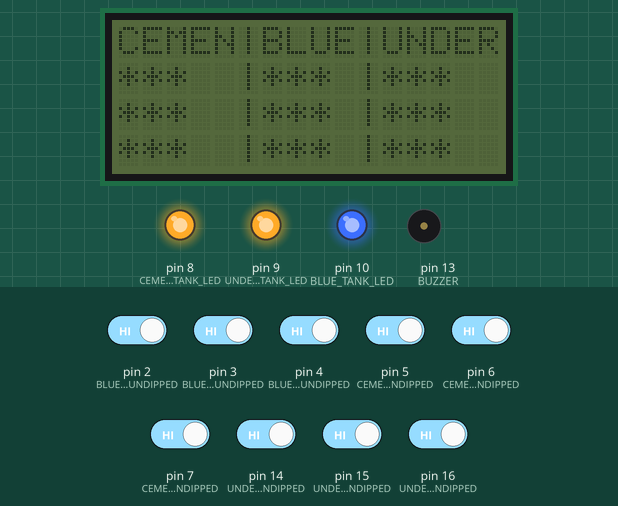
This sketch was run on a simulated Arduino Uno, built with avr-gcc and run on an emulated ATmega328P. Parts: 16×4 character LCD, output pins drawn as LEDs (lit = HIGH), buzzer (waves = sounding, pin HIGH). The inputs (shaded band) are chosen by the test bench; at power-on: pin 2 (BLUE_TANK_LOW_UNDIPPED), pin 3 (BLUE_TANK_FULL_UNDIPPED), pin 4 (BLUE_TANK_MAX_UNDIPPED), pin 5 (CEMENT_TANK_LOW_UNDIPPED), pin 6 (CEMENT_TANK_FULL_UNDIPPED), pin 7 (CEMENT_TANK_MAX_UNDIPPED), pin 14 (UNDERGROUND_TANK_LOW_UNDIPPED), pin 15 (UNDERGROUND_TANK_FULL_UNDIPPED), pin 16 (UNDERGROUND_TANK_MAX_UNDIPPED) HIGH. What the sketch prints to the serial monitor is not drawn.

Above: at 2.4 s.
2.5 s: pin 2 (BLUE_TANK_LOW_UNDIPPED) driven LOW
At 4.7 s:
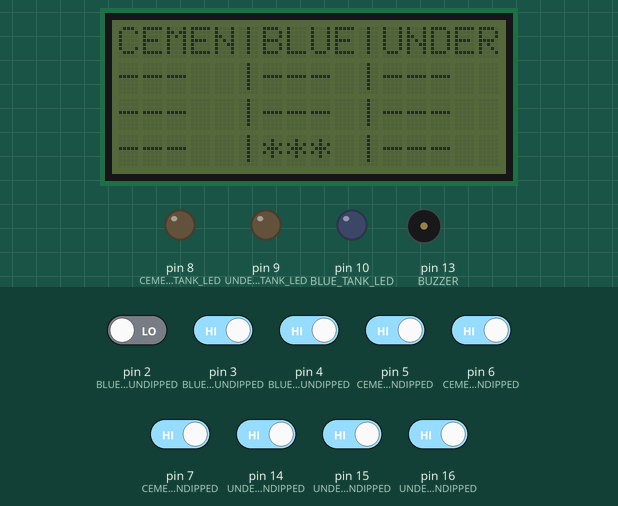
5.0 s: pin 3 (BLUE_TANK_FULL_UNDIPPED) driven LOW
At 7.8 s:
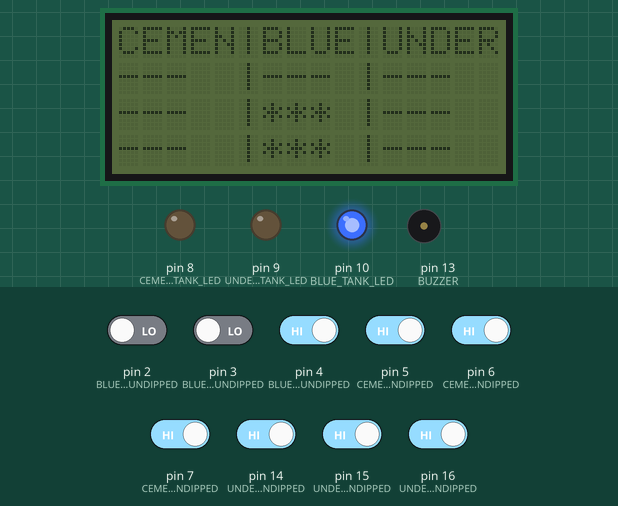
8.0 s: pin 4 (BLUE_TANK_MAX_UNDIPPED) driven LOW
At 10.8 s:
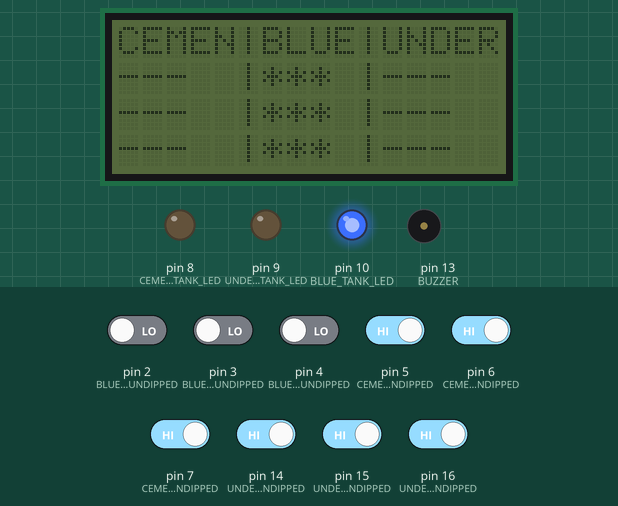
11.0 s: pin 5 (CEMENT_TANK_LOW_UNDIPPED) driven LOW
At 13.8 s:
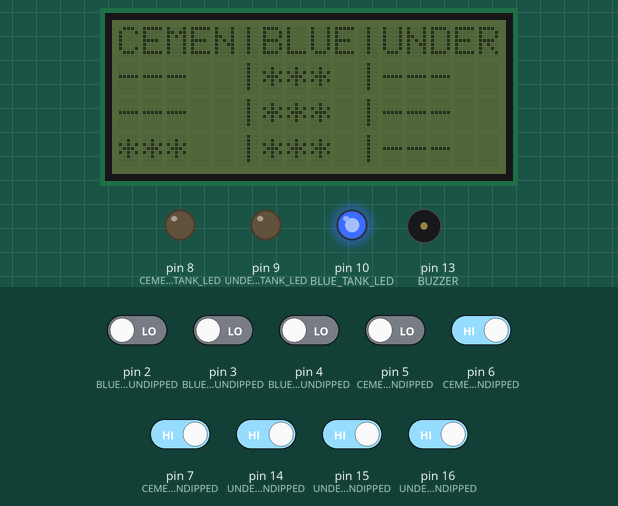
14.0 s: pin 6 (CEMENT_TANK_FULL_UNDIPPED) driven LOW
At 16.8 s:
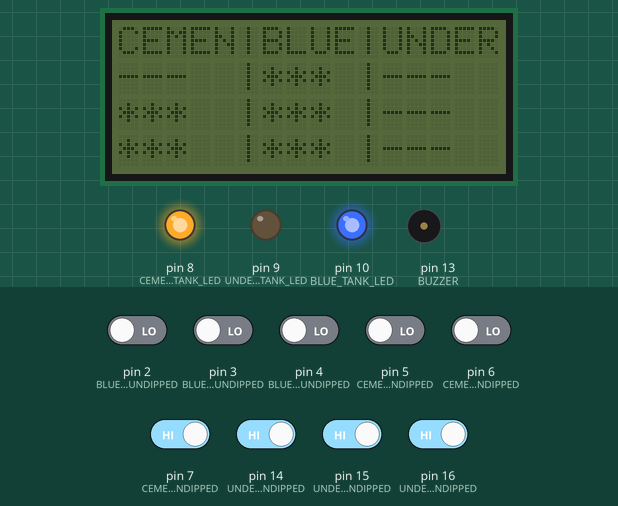
17.0 s: pin 7 (CEMENT_TANK_MAX_UNDIPPED) driven LOW
At 19.7 s:
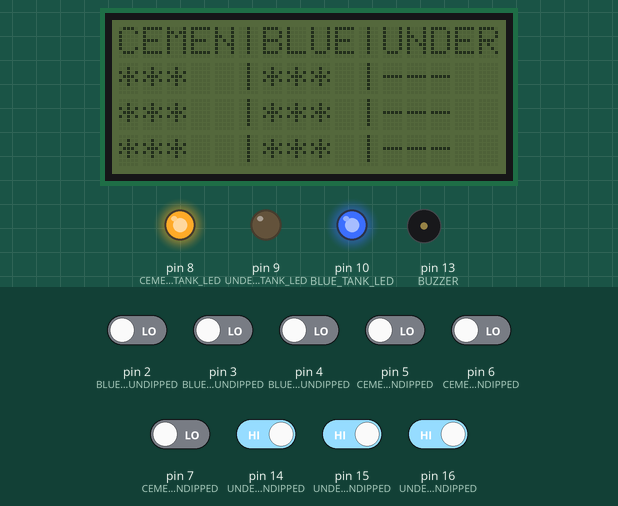
Timing chart, 0 to 21.0 s (numbered marks = the images above; inputs shaded):
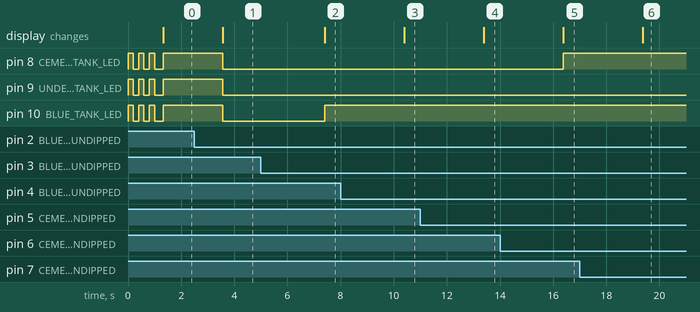

The sketch:

water_motor_low_water_v03.ino
```cpp
#include <EEPROM.h>
#include <CRC8.h>
#include <Wire.h>
#include <LiquidCrystal_I2C.h>

LiquidCrystal_I2C lcd(0x27, 16, 4);  // set the LCD address to 0x27 for a 16 chars and 2 line display

#define BLUE_TANK_LOW_UNDIPPED 2
#define BLUE_TANK_FULL_UNDIPPED 3
#define BLUE_TANK_MAX_UNDIPPED 4
#define CEMENT_TANK_LOW_UNDIPPED 5
#define CEMENT_TANK_FULL_UNDIPPED 6
#define CEMENT_TANK_MAX_UNDIPPED 7
#define UNDERGROUND_TANK_LOW_UNDIPPED 14
#define UNDERGROUND_TANK_FULL_UNDIPPED 15
#define UNDERGROUND_TANK_MAX_UNDIPPED 16
#define BUZZER 13
#define BLUE_TANK_LED 10
#define CEMENT_TANK_LED 8
#define UNDERGROUND_TANK_LED 9
#define BLUE_SSR 12
#define CEMENT_SSR 11

byte tank_sensor_error = 0;

enum TankStates {
  START,
  BOUNCE_BEFORE_FILLING,
  FILLING,
  BOUNCE_BEFORE_OFF,
  DO_NOTHING
};
enum BuzzerStates {
  STATE_0,
  STATE_1,
  STATE_2,
  STATE_3,
  STATE_4
};
enum SensorStates {
  DIPPED,
  BOUNCE_BEFORE_NOT_DIPPED,
  NOT_DIPPED,
  BOUNCE_BEFORE_DIPPED,
};
enum TankFaultStates {
  TANK_NO_FAULT,
  TANK_BOUNCE_BEFORE_FAULT,
  TANK_FAULT
};
void setup() {
  pinMode(BLUE_TANK_LOW_UNDIPPED, INPUT_PULLUP);
  pinMode(BLUE_TANK_FULL_UNDIPPED, INPUT_PULLUP);
  pinMode(BLUE_TANK_MAX_UNDIPPED, INPUT_PULLUP);
  pinMode(CEMENT_TANK_LOW_UNDIPPED, INPUT_PULLUP);
  pinMode(CEMENT_TANK_FULL_UNDIPPED, INPUT_PULLUP);
  pinMode(CEMENT_TANK_MAX_UNDIPPED, INPUT_PULLUP);
  pinMode(UNDERGROUND_TANK_LOW_UNDIPPED, INPUT_PULLUP);
  pinMode(UNDERGROUND_TANK_FULL_UNDIPPED, INPUT_PULLUP);
  pinMode(UNDERGROUND_TANK_MAX_UNDIPPED, INPUT_PULLUP);
  pinMode(BUZZER, OUTPUT);
  pinMode(BLUE_TANK_LED, OUTPUT);
  pinMode(CEMENT_TANK_LED, OUTPUT);
  pinMode(UNDERGROUND_TANK_LED, OUTPUT);
  pinMode(BLUE_SSR, OUTPUT);
  pinMode(CEMENT_SSR, OUTPUT);
  Serial.begin(115200);
  for (int i = 0; i < 3; i++) {
    digitalWrite(BLUE_TANK_LED, HIGH);
    digitalWrite(CEMENT_TANK_LED, HIGH);
    digitalWrite(UNDERGROUND_TANK_LED, HIGH);
    delay(200);
    digitalWrite(BLUE_TANK_LED, LOW);
    digitalWrite(CEMENT_TANK_LED, LOW);
    digitalWrite(UNDERGROUND_TANK_LED, LOW);
    delay(200);
  }
  // check error condition for beeping.
  if (check_sensors_error_condition()) {
    Serial.println("CRC is valid. Data is intact.");
    if (tank_sensor_error) {
      if (check_all_sensors_disconnected()) {
        Serial.print("CRC tank_sensor_error =");
        Serial.println(tank_sensor_error);
        tank_sensor_error = 0;
        EEPROM.put(0, tank_sensor_error);
        EEPROM.put(1, calculateCRC(tank_sensor_error));
      }
    }
  } else {
    Serial.println("CRC is not valid");
  }

  lcd.init();
}

bool check_all_sensors_disconnected() {
  // Loop through all sensor pins
  int sensorPins[] = {
    BLUE_TANK_LOW_UNDIPPED,
    BLUE_TANK_FULL_UNDIPPED,
    BLUE_TANK_MAX_UNDIPPED,
    CEMENT_TANK_LOW_UNDIPPED,
    CEMENT_TANK_FULL_UNDIPPED,
    CEMENT_TANK_MAX_UNDIPPED,
    UNDERGROUND_TANK_LOW_UNDIPPED,
    UNDERGROUND_TANK_FULL_UNDIPPED,
    UNDERGROUND_TANK_MAX_UNDIPPED
  };
  for (int i = 0; i < sizeof(sensorPins) / sizeof(sensorPins[0]); i++) {
    if (digitalRead(sensorPins[i]) == LOW) {
      return false;  // If any sensor pin is LOW, return false
    }
  }
  Serial.println("end");
  return true;  // If all pins are HIGH, return true
}

void print_level(unsigned char sensor_state) {
  bool is_dipped;
  if (sensor_state == DIPPED || sensor_state == BOUNCE_BEFORE_NOT_DIPPED) {
    is_dipped = true;
  } else {
    is_dipped = false;
  }
  if (is_dipped) {
    lcd.print("***");
  } else {
    lcd.print("---");
  }
}

void print_status(unsigned char *sensor_states, unsigned char *tankFaultyStates) {

  lcd.setCursor(0, 0);
  lcd.print("CEMENT");
  //lcd.print("CEM!!!");
  lcd.setCursor(5, 0);
  lcd.print("|");
  lcd.print("BLUE");
  //lcd.print("BL!!");
  lcd.setCursor(10, 0);
  lcd.print("|");
  lcd.print("UNDER");
  //lcd.print("UND!!");


  lcd.setCursor(0, 1);  //cement tank max
  print_level(sensor_states[5]);
  lcd.setCursor(5, 1);  //blue tank max
  lcd.print("|");
  print_level(sensor_states[2]);
  lcd.setCursor(10, 1);  //under tank max
  lcd.print("|");
  print_level(sensor_states[8]);

  //
  lcd.setCursor(16, 0);  //cement tank full
  print_level(sensor_states[4]);
  lcd.setCursor(21, 0);  //blue tank full
  lcd.print("|");
  print_level(sensor_states[1]);
  lcd.setCursor(26, 0);  //under tank full
  lcd.print("|");
  print_level(sensor_states[7]);

  //
  lcd.setCursor(16, 1);  // cement tank low
  print_level(sensor_states[3]);
  lcd.setCursor(21, 1);  //blue tank low
  lcd.print("|");
  print_level(sensor_states[0]);
  lcd.setCursor(26, 1);  // under tank low
  lcd.print("|");
  print_level(sensor_states[6]);
}

void loop() {
  static unsigned char blue_tank_current_state = START;
  static unsigned char cement_tank_current_state = START;
  static unsigned char buzzer_current_state = STATE_0;
  static int blue_tank_debounce_counter = 0;
  static int cement_tank_debouncec_counter = 0;

  static unsigned char sensorStates[9] = { DIPPED, DIPPED, DIPPED, DIPPED, DIPPED, DIPPED, DIPPED, DIPPED, DIPPED };
  static int sensorPins[] = {
    BLUE_TANK_LOW_UNDIPPED,
    BLUE_TANK_FULL_UNDIPPED,
    BLUE_TANK_MAX_UNDIPPED,
    CEMENT_TANK_LOW_UNDIPPED,
    CEMENT_TANK_FULL_UNDIPPED,
    CEMENT_TANK_MAX_UNDIPPED,
    UNDERGROUND_TANK_LOW_UNDIPPED,
    UNDERGROUND_TANK_FULL_UNDIPPED,
    UNDERGROUND_TANK_MAX_UNDIPPED
  };
  static int sensorDebouncecounters[9] = { 0, 0, 0, 0, 0, 0, 0, 0, 0 };

  static int tankFaultyDebouncecounters[3] = { 0, 0, 0 };
  static unsigned char tankFaultyStates[3] = { TANK_NO_FAULT, TANK_NO_FAULT, TANK_NO_FAULT };


  sensor_debounce_proccesing(sensorStates, sensorPins, sensorDebouncecounters);
  print_status(sensorStates, tankFaultyStates);
  bool blue_tank_filled = tankFilled(sensorStates[0], sensorStates[1], sensorStates[2], BLUE_TANK_LED);
  bool cement_tank_filled = tankFilled(sensorStates[3], sensorStates[4], sensorStates[5], CEMENT_TANK_LED);
  bool underground_tank_filled = tankFilled(sensorStates[6], sensorStates[7], sensorStates[8], UNDERGROUND_TANK_LED);

  bool blue_tank_empty = tankEmpty(sensorStates[0], sensorStates[1], sensorStates[2], BLUE_TANK_LED);
  bool cement_tank_empty = tankEmpty(sensorStates[3], sensorStates[4], sensorStates[5], CEMENT_TANK_LED);
  bool underground_tank_empty = tankEmpty(sensorStates[6], sensorStates[7], sensorStates[8], UNDERGROUND_TANK_LED);

  bool blue_tank_faulty = tankFaulty(sensorStates[0], sensorStates[1], sensorStates[2], BLUE_TANK_LED);
  bool cement_tank_faulty = tankFaulty(sensorStates[3], sensorStates[4], sensorStates[5], CEMENT_TANK_LED);
  bool underground_tank_faulty = tankFaulty(sensorStates[6], sensorStates[7], sensorStates[8], UNDERGROUND_TANK_LED);

  tankFaultyStates[0] = faulty_tank_processing(blue_tank_faulty, tankFaultyStates[0], tankFaultyDebouncecounters[0]);
  tankFaultyStates[1] = faulty_tank_processing(cement_tank_faulty, tankFaultyStates[1], tankFaultyDebouncecounters[1]);
  tankFaultyStates[2] = faulty_tank_processing(underground_tank_faulty, tankFaultyStates[2], tankFaultyDebouncecounters[2]);


  blue_tank_current_state = upper_tank_processing(blue_tank_current_state, blue_tank_filled, underground_tank_filled, BLUE_SSR, blue_tank_debounce_counter);
  cement_tank_current_state = upper_tank_processing(cement_tank_current_state, cement_tank_filled, underground_tank_filled, CEMENT_SSR, cement_tank_debouncec_counter);
  buzzer_current_state = buzzer_processing(buzzer_current_state);

  delay(50);
}
unsigned char faulty_tank_processing(bool tank_faulty, unsigned char faulty_tank_state, int &faulty_tank_debounce_counter) {
  static const int MAX_BOUNCE = 200;
  switch (faulty_tank_state) {
    case TANK_NO_FAULT:
      if (tank_faulty) {
        faulty_tank_state = TANK_BOUNCE_BEFORE_FAULT;
        faulty_tank_debounce_counter = 0;
      }
      break;
    case TANK_BOUNCE_BEFORE_FAULT:
      if (tank_faulty) {
        if (faulty_tank_debounce_counter >= MAX_BOUNCE) {
          setSensorError();
          faulty_tank_state = TANK_FAULT;
          faulty_tank_debounce_counter = 0;
        } else {
          faulty_tank_debounce_counter++;
        }
      } else {
        faulty_tank_state = TANK_NO_FAULT;
      }
      break;
    case TANK_FAULT:
      break;
  }
  return faulty_tank_state;
}

void sensor_debounce_proccesing(unsigned char *sensor_states, int *sensor_pins, int *sensor_debounce_counters) {
  static const int MAX_BOUNCE = 20;
  bool sensor_i_is_dipped = false;
  for (int i = 0; i < 9; i++) {
    sensor_i_is_dipped = !digitalRead(sensor_pins[i]);
    switch (sensor_states[i]) {
      case DIPPED:
        if (!sensor_i_is_dipped) {
          sensor_states[i] = BOUNCE_BEFORE_NOT_DIPPED;
          sensor_debounce_counters[i] = 0;
        }
        break;
      case BOUNCE_BEFORE_NOT_DIPPED:
        if (!sensor_i_is_dipped) {
          if (sensor_debounce_counters[i] >= MAX_BOUNCE) {
            sensor_states[i] = NOT_DIPPED;
            sensor_debounce_counters[i] = 0;
          } else {
            sensor_debounce_counters[i]++;
          }

        } else {
          sensor_states[i] = DIPPED;
        }
        break;
      case NOT_DIPPED:
        if (sensor_i_is_dipped) {
          sensor_states[i] = BOUNCE_BEFORE_DIPPED;
          sensor_debounce_counters[i] = 0;
        }
        break;
      case BOUNCE_BEFORE_DIPPED:
        if (sensor_i_is_dipped) {
          if (sensor_debounce_counters[i] >= MAX_BOUNCE) {
            sensor_states[i] = DIPPED;
            sensor_debounce_counters[i] = 0;
          } else {
            sensor_debounce_counters[i]++;
          }

        } else {
          sensor_states[i] = NOT_DIPPED;
        }
        break;
    }
  }
}

uint8_t calculateCRC(byte error_data) {
  CRC8 crc;
  crc.add(error_data);
  return crc.getCRC();
}


bool check_sensors_error_condition() {
  byte storedError;
  uint8_t storedCRC;
  EEPROM.get(0, storedError);
  EEPROM.get(1, storedCRC);
  CRC8 crc;
  crc.add(storedError);
  uint8_t recalculatedCRC = crc.getCRC();
  if (storedCRC == recalculatedCRC) {
    tank_sensor_error = storedError;
    return true;
  } else {
    return false;
  }
}
void setSensorError() {
  byte sensor_error = 1;
  tank_sensor_error = 1;  // global
  EEPROM.put(0, sensor_error);
  EEPROM.put(1, calculateCRC(sensor_error));
}

bool isDippedFromState(unsigned char sensor_state) {
  if (sensor_state == DIPPED || sensor_state == BOUNCE_BEFORE_NOT_DIPPED) {
    return true;
  }
  return false;
}

bool tankFaulty(unsigned char sensor_state_low, unsigned char sensor_state_full, unsigned char sensor_state_max, int led_pin) {
  bool low_dipped = false, full_dipped = false, max_dipped = false;
  low_dipped = isDippedFromState(sensor_state_low);
  full_dipped = isDippedFromState(sensor_state_full);
  max_dipped = isDippedFromState(sensor_state_max);

  if (max_dipped && (!full_dipped || !low_dipped)) {
    return true;
  }

  if (!max_dipped && full_dipped && !low_dipped) {
    return true;
  }
  return false;
}
bool tankEmpty(unsigned char sensor_state_low, unsigned char sensor_state_full, unsigned char sensor_state_max, int led_pin) {

  bool low_dipped = false, full_dipped = false, max_dipped = false;
  low_dipped = isDippedFromState(sensor_state_low);
  full_dipped = isDippedFromState(sensor_state_full);
  max_dipped = isDippedFromState(sensor_state_max);

  if ((low_dipped && full_dipped) || (full_dipped && max_dipped) || (low_dipped && max_dipped)) {
    digitalWrite(led_pin, HIGH);
    return true;
  } else {
    digitalWrite(led_pin, LOW);
    return false;
  }
}

bool tankFilled(unsigned char sensor_state_low, unsigned char sensor_state_full, unsigned char sensor_state_max, int led_pin) {

  bool low_dipped = false, full_dipped = false, max_dipped = false;
  low_dipped = isDippedFromState(sensor_state_low);
  full_dipped = isDippedFromState(sensor_state_full);
  max_dipped = isDippedFromState(sensor_state_max);

  if ((low_dipped && full_dipped) || (full_dipped && max_dipped) || (low_dipped && max_dipped)) {
    digitalWrite(led_pin, HIGH);
    return true;
  } else {
    digitalWrite(led_pin, LOW);
    return false;
  }
}

unsigned char buzzer_processing(unsigned char current_state) {
  static int counter = 0;
  static int on_counter = 5;
  static int off_counter = 2;
  static int delay_counter = 200;
  switch (current_state) {
    case STATE_0:
      if (tank_sensor_error) {
        Serial.println("buzzer_processing");
        counter = 0;
        current_state = STATE_1;
        digitalWrite(BUZZER, HIGH);
      }
      break;
    case STATE_1:
      if (counter >= on_counter) {
        digitalWrite(BUZZER, LOW);
        current_state = STATE_2;
        counter = 0;
      } else {
        counter++;
      }
      break;
    case STATE_2:
      if (counter >= off_counter) {
        digitalWrite(BUZZER, HIGH);
        current_state = STATE_3;
        counter = 0;
      } else {
        counter++;
      }
      break;
    case STATE_3:
      if (counter >= on_counter) {
        digitalWrite(BUZZER, LOW);
        current_state = STATE_4;
        counter = 0;
      } else {
        counter++;
      }
      break;
    case STATE_4:
      if (counter >= delay_counter) {
        digitalWrite(BUZZER, HIGH);
        current_state = STATE_1;
        counter = 0;
      } else {
        counter++;
      }
  }
  return current_state;
}

unsigned char upper_tank_processing(unsigned char current_state, bool upper_tank_filled, bool underground_tank_filled, int ssr_pin, int &debounceCounter) {

  static const int MAX_BOUNCE = 5 * 20;

  switch (current_state) {
    case START:
      if (!underground_tank_filled) {
        current_state = DO_NOTHING;
        digitalWrite(ssr_pin, LOW);

      } else {
        if (!upper_tank_filled) {
          current_state = BOUNCE_BEFORE_FILLING;
          debounceCounter = 0;
        }
      }
      break;
    case BOUNCE_BEFORE_FILLING:
      if (!underground_tank_filled) {
        current_state = DO_NOTHING;
        digitalWrite(ssr_pin, LOW);
      } else {
        if (!upper_tank_filled) {
          if (debounceCounter >= MAX_BOUNCE) {
            current_state = FILLING;
            digitalWrite(ssr_pin, HIGH);
          } else {
            debounceCounter++;
          }
        } else {
          current_state = START;
        }
      }
      break;
    case FILLING:
      if (!underground_tank_filled) {
        current_state = DO_NOTHING;
        digitalWrite(ssr_pin, LOW);
      } else {
        if (upper_tank_filled) {
          current_state = BOUNCE_BEFORE_OFF;
          debounceCounter = 0;
        }
      }
      break;
    case BOUNCE_BEFORE_OFF:
      if (!underground_tank_filled) {
        current_state = DO_NOTHING;
        digitalWrite(ssr_pin, LOW);
      } else {
        if (upper_tank_filled) {
          if (debounceCounter >= MAX_BOUNCE) {
            current_state = DO_NOTHING;
            digitalWrite(ssr_pin, LOW);
          } else {
            debounceCounter++;
          }
        } else {
          current_state = FILLING;
        }
      }
      break;

    case DO_NOTHING:
      Serial.println("hang");
      break;
  }
  return current_state;
}
```

Measured:
- after the input at 2.5 s, the display: changes after 1.1 s (image 1)
- after the input at 5.0 s, pin 10 (BLUE_TANK_LED): LOW → HIGH after 2.4 s; the display: changes after 2.4 s (image 2)
- after the input at 8.0 s, the display: changes after 2.4 s (image 3)
- after the input at 11.0 s, the display: changes after 2.4 s (image 4)
- after the input at 14.0 s, pin 8 (CEMENT_TANK_LED): LOW → HIGH after 2.4 s; the display: changes after 2.4 s (image 5)
- after the input at 17.0 s, the display: changes after 2.4 s (image 6)
